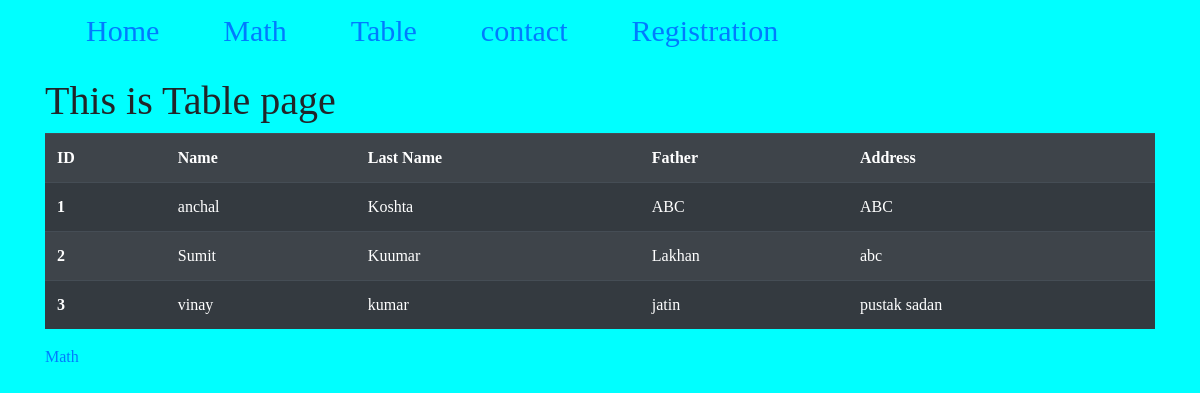
The app's page /app1/table/, older data.
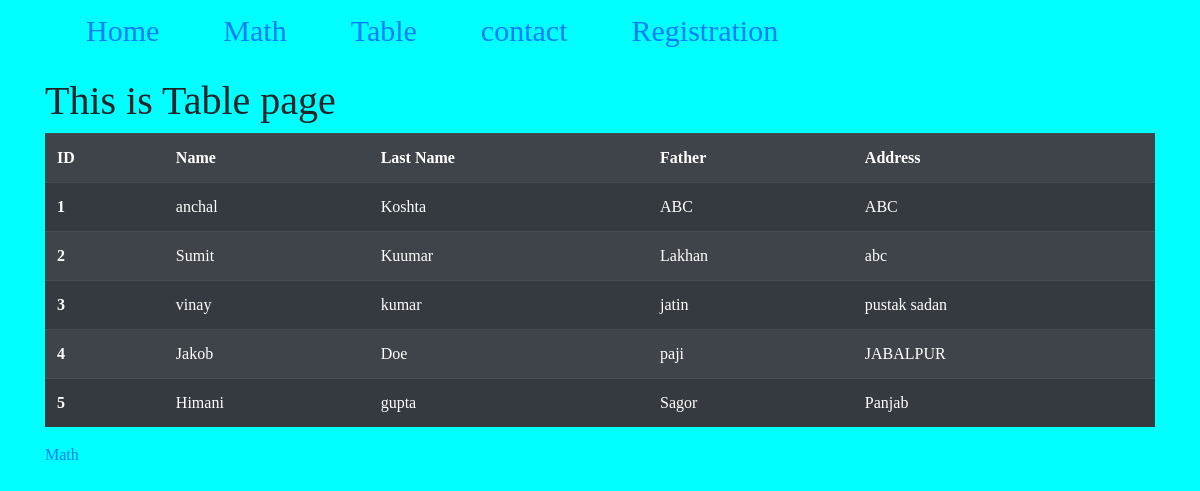
The same page, newer data.
### app1/models.py (models this page shows)
class members(models.Model):
    name = models.CharField(max_length=20)
    lastName = models.CharField(max_length=20)
    father = models.CharField(max_length=20)
    address = models.CharField(max_length=200)

### app1/views.py (the view)
# urls.py: path('table/', views.table, name= 'table'),
def table(request):
    data = members.objects.all()
    print(f'{data} data is')
    data2 = {
        'Ttable': data
    }
    return render(request, 'app1/table.html', data2)

### app1/templates/app1/table.html
{% extends 'app1/base.html' %} {% block body %} {% include "app1/header.html" %}
<div class="container">
  <h1>This is Table page</h1>
 <table class="table table-striped table-dark">
  <tr><th scope="col">ID</th>  <th scope="col">Name</th>  <th scope="col">Last Name</th>  <th scope="col">Father</th>  <th scope="col">Address</th></tr>
 {% for h in Ttable  %}
 <tr>
  <th scope="row">{{h.id}}</th> <td>{{h.name}}</td>  <td>{{h.lastName}}</td>  <td>{{h.father}}</td>  <td>{{h.address}}</td>
</tr>
 {% endfor %}
 </table>
  <a href="{% url 'app1:math' %}">Math</a>
</div>
{% endblock body %}

### app1/templates/app1/base.html (shortened to what this page needs)
{% load static %}
<!doctype html>
<html lang="en">
  <head>
    <link rel="stylesheet" href="https://stackpath.bootstrapcdn.com/bootstrap/4.3.1/css/bootstrap.min.css">
    <link rel="stylesheet" href="{% static 'app1/style.css' %}">
  </head>
  <body>
    {% block body %}{% endblock body %}
  </body>
</html>

### app1/templates/app1/header.html
<div class="navbar">
    <ul>
        <li><a href="{% url 'app1:home' %}">Home</a></li>
        <li><a href="{% url 'app1:math' %}">Math</a></li>
        <li><a href="{% url 'app1:table' %}">Table</a></li>
        <li><a href="{% url 'app1:contact' %}">contact</a></li>
        <li><a href="{% url 'app1:reg' %}">Registration</a></li>
    </ul>
</div>

### app1/static/app1/style.css (style rules this page uses)
body { background-color: aqua; padding: 0; margin: 0; font-family: cursive; }
.navbar ul { float: right; }
.navbar::after { content: ""; display: table; clear: both; }
.navbar li { list-style-type: none; display: inline; }
.navbar li a { text-decoration: none; padding: 10px 30px; font-size: 30px; }

Row changes from the older to the newer data that the page shows:
added members: id "4", name "Jakob", lastName "Doe", father "paji", address "JABALPUR"
added members: id "5", name "Himani", lastName "gupta", father "Sagor", address "Panjab"
